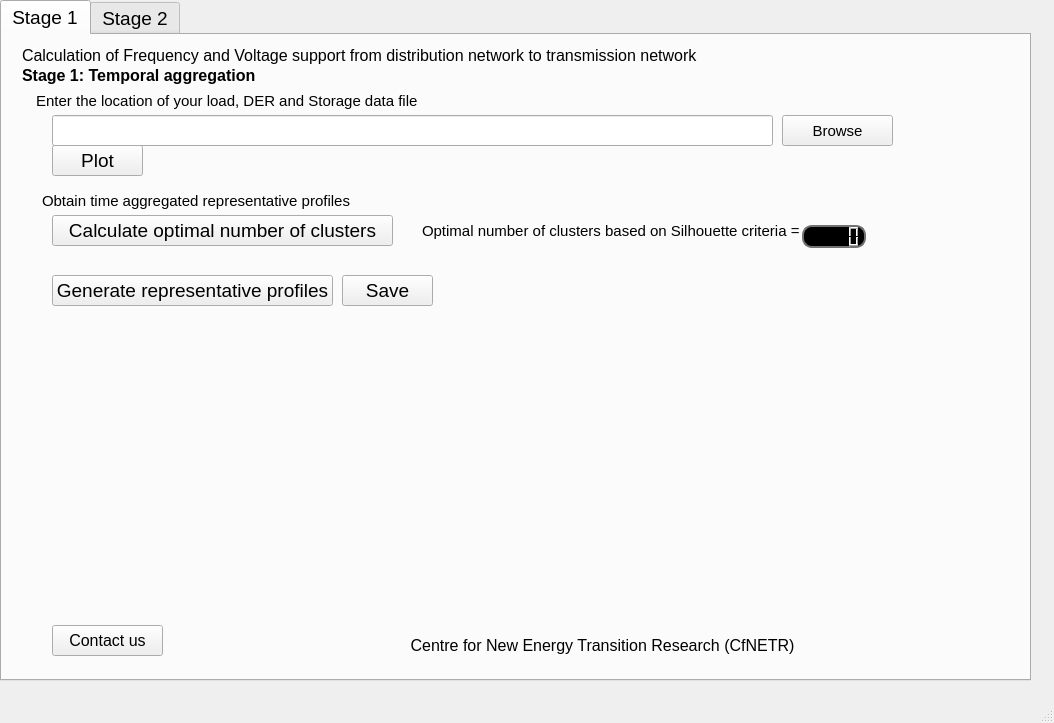
<?xml version="1.0" encoding="UTF-8"?>
<ui version="4.0">
 <class>MainWindow</class>
 <widget class="QMainWindow" name="MainWindow">
  <property name="geometry">
   <rect>
    <x>0</x>
    <y>0</y>
    <width>1054</width>
    <height>723</height>
   </rect>
  </property>
  <property name="windowTitle">
   <string>Calculator</string>
  </property>
  <widget class="QWidget" name="centralwidget">
   <widget class="QTabWidget" name="tabWidget">
    <property name="geometry">
     <rect>
      <x>0</x>
      <y>0</y>
      <width>1031</width>
      <height>681</height>
     </rect>
    </property>
    <property name="font">
     <font>
      <pointsize>14</pointsize>
     </font>
    </property>
    <property name="currentIndex">
     <number>0</number>
    </property>
    <widget class="QWidget" name="tab">
     <attribute name="title">
      <string>Stage 1</string>
     </attribute>
     <widget class="QLabel" name="label">
      <property name="geometry">
       <rect>
        <x>20</x>
        <y>0</y>
        <width>721</width>
        <height>41</height>
       </rect>
      </property>
      <property name="font">
       <font>
        <family>Tahoma</family>
        <pointsize>12</pointsize>
       </font>
      </property>
      <property name="text">
       <string>Calculation of Frequency and Voltage support from distribution network to transmission network</string>
      </property>
     </widget>
     <widget class="QLabel" name="label_2">
      <property name="geometry">
       <rect>
        <x>20</x>
        <y>20</y>
        <width>721</width>
        <height>41</height>
       </rect>
      </property>
      <property name="font">
       <font>
        <pointsize>12</pointsize>
        <weight>75</weight>
        <bold>true</bold>
       </font>
      </property>
      <property name="text">
       <string>Stage 1: Temporal aggregation</string>
      </property>
     </widget>
     <widget class="QLabel" name="label_3">
      <property name="geometry">
       <rect>
        <x>30</x>
        <y>30</y>
        <width>771</width>
        <height>71</height>
       </rect>
      </property>
      <property name="font">
       <font>
        <pointsize>11</pointsize>
       </font>
      </property>
      <property name="text">
       <string> Enter the location of your load, DER and Storage data file</string>
      </property>
     </widget>
     <widget class="QPushButton" name="plot_button_stage_1">
      <property name="geometry">
       <rect>
        <x>50</x>
        <y>110</y>
        <width>91</width>
        <height>31</height>
       </rect>
      </property>
      <property name="font">
       <font>
        <pointsize>14</pointsize>
       </font>
      </property>
      <property name="text">
       <string>Plot</string>
      </property>
     </widget>
     <widget class="QLabel" name="label_4">
      <property name="geometry">
       <rect>
        <x>40</x>
        <y>150</y>
        <width>771</width>
        <height>31</height>
       </rect>
      </property>
      <property name="font">
       <font>
        <pointsize>11</pointsize>
       </font>
      </property>
      <property name="text">
       <string>Obtain time aggregated representative profiles</string>
      </property>
     </widget>
     <widget class="QPushButton" name="gen_rep_profile_button_si">
      <property name="geometry">
       <rect>
        <x>50</x>
        <y>180</y>
        <width>341</width>
        <height>31</height>
       </rect>
      </property>
      <property name="text">
       <string>Calculate optimal number of clusters</string>
      </property>
     </widget>
     <widget class="QPushButton" name="save_rep_profile_button">
      <property name="geometry">
       <rect>
        <x>340</x>
        <y>240</y>
        <width>91</width>
        <height>31</height>
       </rect>
      </property>
      <property name="text">
       <string>Save</string>
      </property>
     </widget>
     <widget class="QLCDNumber" name="dist_num_cluster">
      <property name="geometry">
       <rect>
        <x>800</x>
        <y>190</y>
        <width>64</width>
        <height>23</height>
       </rect>
      </property>
      <property name="font">
       <font>
        <pointsize>14</pointsize>
        <weight>75</weight>
        <bold>true</bold>
        <strikeout>false</strikeout>
        <kerning>true</kerning>
       </font>
      </property>
      <property name="styleSheet">
       <string notr="true">QLCDNumber{
  background-color: rgb(0, 0, 0);
  border: 2px solid rgb(113, 113, 113);
  border-width: 2px;
  border-radius: 10px;
  color: rgb(255, 255, 255);
}</string>
      </property>
      <property name="smallDecimalPoint">
       <bool>false</bool>
      </property>
     </widget>
     <widget class="QLabel" name="label_5">
      <property name="geometry">
       <rect>
        <x>420</x>
        <y>160</y>
        <width>401</width>
        <height>71</height>
       </rect>
      </property>
      <property name="font">
       <font>
        <pointsize>11</pointsize>
       </font>
      </property>
      <property name="text">
       <string>Optimal number of clusters based on Silhouette criteria =</string>
      </property>
     </widget>
     <widget class="QLineEdit" name="file_address_stage_1">
      <property name="geometry">
       <rect>
        <x>50</x>
        <y>80</y>
        <width>721</width>
        <height>31</height>
       </rect>
      </property>
     </widget>
     <widget class="QPushButton" name="browse_button_stage_1">
      <property name="geometry">
       <rect>
        <x>780</x>
        <y>80</y>
        <width>111</width>
        <height>31</height>
       </rect>
      </property>
      <property name="font">
       <font>
        <pointsize>11</pointsize>
       </font>
      </property>
      <property name="text">
       <string>Browse</string>
      </property>
     </widget>
     <widget class="QPushButton" name="contact_info_button">
      <property name="geometry">
       <rect>
        <x>50</x>
        <y>590</y>
        <width>111</width>
        <height>31</height>
       </rect>
      </property>
      <property name="font">
       <font>
        <pointsize>12</pointsize>
       </font>
      </property>
      <property name="text">
       <string>Contact us</string>
      </property>
     </widget>
     <widget class="QPushButton" name="generate_rep_profile_manual_input">
      <property name="geometry">
       <rect>
        <x>50</x>
        <y>240</y>
        <width>281</width>
        <height>31</height>
       </rect>
      </property>
      <property name="text">
       <string>Generate representative profiles</string>
      </property>
     </widget>
     <widget class="QLabel" name="label_11">
      <property name="geometry">
       <rect>
        <x>400</x>
        <y>590</y>
        <width>401</width>
        <height>41</height>
       </rect>
      </property>
      <property name="text">
       <string>&lt;html&gt;&lt;head/&gt;&lt;body&gt;&lt;p align=&quot;center&quot;&gt;&lt;span style=&quot; font-size:12pt;&quot;&gt;Centre for New Energy Transition Research (CfNETR)&lt;/span&gt;&lt;/p&gt;&lt;/body&gt;&lt;/html&gt;</string>
      </property>
     </widget>
     <widget class="QLabel" name="label_6">
      <property name="geometry">
       <rect>
        <x>810</x>
        <y>580</y>
        <width>181</width>
        <height>61</height>
       </rect>
      </property>
      <property name="text">
       <string/>
      </property>
      <property name="pixmap">
       <pixmap>Federation-University-logo.png</pixmap>
      </property>
     </widget>
    </widget>
    <widget class="QWidget" name="tab_2">
     <attribute name="title">
      <string>Stage 2</string>
     </attribute>
     <widget class="QLabel" name="label_7">
      <property name="geometry">
       <rect>
        <x>20</x>
        <y>0</y>
        <width>721</width>
        <height>41</height>
       </rect>
      </property>
      <property name="font">
       <font>
        <family>Tahoma</family>
        <pointsize>12</pointsize>
       </font>
      </property>
      <property name="text">
       <string>Calculation of Frequency and Voltage support from distribution network to transmission network</string>
      </property>
     </widget>
     <widget class="QLabel" name="label_8">
      <property name="geometry">
       <rect>
        <x>20</x>
        <y>20</y>
        <width>721</width>
        <height>41</height>
       </rect>
      </property>
      <property name="font">
       <font>
        <pointsize>12</pointsize>
        <weight>75</weight>
        <bold>true</bold>
       </font>
      </property>
      <property name="text">
       <string>Stage 2: Spatial aggregation</string>
      </property>
     </widget>
     <widget class="QLabel" name="label_9">
      <property name="geometry">
       <rect>
        <x>30</x>
        <y>100</y>
        <width>771</width>
        <height>20</height>
       </rect>
      </property>
      <property name="font">
       <font>
        <pointsize>11</pointsize>
       </font>
      </property>
      <property name="text">
       <string>Enter the case study name from PowerFactory</string>
      </property>
     </widget>
     <widget class="QLabel" name="label_10">
      <property name="geometry">
       <rect>
        <x>40</x>
        <y>140</y>
        <width>141</width>
        <height>41</height>
       </rect>
      </property>
      <property name="font">
       <font>
        <pointsize>11</pointsize>
        <weight>75</weight>
        <bold>true</bold>
        <underline>false</underline>
       </font>
      </property>
      <property name="text">
       <string>Settings:</string>
      </property>
     </widget>
     <widget class="QPushButton" name="security_check_button">
      <property name="geometry">
       <rect>
        <x>680</x>
        <y>120</y>
        <width>111</width>
        <height>31</height>
       </rect>
      </property>
      <property name="font">
       <font>
        <pointsize>11</pointsize>
       </font>
      </property>
      <property name="text">
       <string>Security check</string>
      </property>
     </widget>
     <widget class="QLineEdit" name="stage_2_case_name">
      <property name="geometry">
       <rect>
        <x>50</x>
        <y>120</y>
        <width>611</width>
        <height>31</height>
       </rect>
      </property>
     </widget>
     <widget class="QLabel" name="label_12">
      <property name="geometry">
       <rect>
        <x>40</x>
        <y>170</y>
        <width>501</width>
        <height>21</height>
       </rect>
      </property>
      <property name="font">
       <font>
        <pointsize>11</pointsize>
       </font>
      </property>
      <property name="text">
       <string>· The percentage of total customers willing to participate demand response</string>
      </property>
     </widget>
     <widget class="QLabel" name="label_13">
      <property name="geometry">
       <rect>
        <x>40</x>
        <y>210</y>
        <width>501</width>
        <height>31</height>
       </rect>
      </property>
      <property name="font">
       <font>
        <pointsize>11</pointsize>
       </font>
      </property>
      <property name="text">
       <string>· The percentage of average participation of loads from each customer </string>
      </property>
     </widget>
     <widget class="QLabel" name="label_14">
      <property name="geometry">
       <rect>
        <x>40</x>
        <y>240</y>
        <width>461</width>
        <height>21</height>
       </rect>
      </property>
      <property name="font">
       <font>
        <pointsize>11</pointsize>
       </font>
      </property>
      <property name="text">
       <string>· The percentage of up and down reserve from the total DR reserve -</string>
      </property>
     </widget>
     <widget class="QLineEdit" name="dr_up_reserve">
      <property name="geometry">
       <rect>
        <x>570</x>
        <y>240</y>
        <width>51</width>
        <height>31</height>
       </rect>
      </property>
      <property name="text">
       <string/>
      </property>
     </widget>
     <widget class="QLabel" name="label_15">
      <property name="geometry">
       <rect>
        <x>630</x>
        <y>240</y>
        <width>161</width>
        <height>21</height>
       </rect>
      </property>
      <property name="font">
       <font>
        <pointsize>11</pointsize>
       </font>
      </property>
      <property name="text">
       <string>% for up reserve, and</string>
      </property>
     </widget>
     <widget class="QLabel" name="label_17">
      <property name="geometry">
       <rect>
        <x>840</x>
        <y>240</y>
        <width>141</width>
        <height>21</height>
       </rect>
      </property>
      <property name="font">
       <font>
        <pointsize>11</pointsize>
       </font>
      </property>
      <property name="text">
       <string>% for down reserve</string>
      </property>
     </widget>
     <widget class="QLineEdit" name="dr_down_reserve">
      <property name="geometry">
       <rect>
        <x>780</x>
        <y>240</y>
        <width>51</width>
        <height>31</height>
       </rect>
      </property>
     </widget>
     <widget class="QLineEdit" name="pv_down_reserve">
      <property name="geometry">
       <rect>
        <x>780</x>
        <y>310</y>
        <width>51</width>
        <height>31</height>
       </rect>
      </property>
     </widget>
     <widget class="QLabel" name="label_19">
      <property name="geometry">
       <rect>
        <x>40</x>
        <y>300</y>
        <width>461</width>
        <height>41</height>
       </rect>
      </property>
      <property name="font">
       <font>
        <pointsize>11</pointsize>
       </font>
      </property>
      <property name="text">
       <string>· The percentage of up and down reserve from the total PV reserve -</string>
      </property>
     </widget>
     <widget class="QLabel" name="label_21">
      <property name="geometry">
       <rect>
        <x>840</x>
        <y>310</y>
        <width>141</width>
        <height>21</height>
       </rect>
      </property>
      <property name="font">
       <font>
        <pointsize>11</pointsize>
       </font>
      </property>
      <property name="text">
       <string>% for down reserve</string>
      </property>
     </widget>
     <widget class="QLineEdit" name="pv_up_reserve">
      <property name="geometry">
       <rect>
        <x>570</x>
        <y>310</y>
        <width>51</width>
        <height>31</height>
       </rect>
      </property>
     </widget>
     <widget class="QLineEdit" name="wind_down_reserve">
      <property name="geometry">
       <rect>
        <x>780</x>
        <y>380</y>
        <width>51</width>
        <height>31</height>
       </rect>
      </property>
     </widget>
     <widget class="QLabel" name="label_23">
      <property name="geometry">
       <rect>
        <x>40</x>
        <y>380</y>
        <width>541</width>
        <height>20</height>
       </rect>
      </property>
      <property name="font">
       <font>
        <pointsize>11</pointsize>
       </font>
      </property>
      <property name="text">
       <string>· The percentage of up and down reserve from the total WIND reserve -</string>
      </property>
     </widget>
     <widget class="QLabel" name="label_24">
      <property name="geometry">
       <rect>
        <x>630</x>
        <y>380</y>
        <width>151</width>
        <height>21</height>
       </rect>
      </property>
      <property name="font">
       <font>
        <pointsize>11</pointsize>
       </font>
      </property>
      <property name="text">
       <string>% for up reserve, and</string>
      </property>
     </widget>
     <widget class="QLabel" name="label_25">
      <property name="geometry">
       <rect>
        <x>840</x>
        <y>380</y>
        <width>141</width>
        <height>21</height>
       </rect>
      </property>
      <property name="font">
       <font>
        <pointsize>11</pointsize>
       </font>
      </property>
      <property name="text">
       <string>% for down reserve</string>
      </property>
     </widget>
     <widget class="QLineEdit" name="wind_up_reserve">
      <property name="geometry">
       <rect>
        <x>570</x>
        <y>380</y>
        <width>51</width>
        <height>31</height>
       </rect>
      </property>
     </widget>
     <widget class="QLabel" name="label_27">
      <property name="geometry">
       <rect>
        <x>40</x>
        <y>450</y>
        <width>541</width>
        <height>20</height>
       </rect>
      </property>
      <property name="font">
       <font>
        <pointsize>11</pointsize>
       </font>
      </property>
      <property name="text">
       <string>· The percentage of up and down reserve from the total EV reserve -</string>
      </property>
     </widget>
     <widget class="QPushButton" name="calculate_button_stage_2">
      <property name="geometry">
       <rect>
        <x>800</x>
        <y>600</y>
        <width>181</width>
        <height>31</height>
       </rect>
      </property>
      <property name="font">
       <font>
        <pointsize>12</pointsize>
        <weight>75</weight>
        <bold>true</bold>
       </font>
      </property>
      <property name="text">
       <string>Calculate</string>
      </property>
     </widget>
     <widget class="QLineEdit" name="percentage_of_customer_dr">
      <property name="geometry">
       <rect>
        <x>570</x>
        <y>170</y>
        <width>51</width>
        <height>31</height>
       </rect>
      </property>
     </widget>
     <widget class="QLabel" name="label_35">
      <property name="geometry">
       <rect>
        <x>630</x>
        <y>170</y>
        <width>71</width>
        <height>31</height>
       </rect>
      </property>
      <property name="font">
       <font>
        <pointsize>11</pointsize>
       </font>
      </property>
      <property name="text">
       <string>%</string>
      </property>
     </widget>
     <widget class="QLineEdit" name="percentage_of_willingness">
      <property name="geometry">
       <rect>
        <x>570</x>
        <y>210</y>
        <width>51</width>
        <height>31</height>
       </rect>
      </property>
     </widget>
     <widget class="QLabel" name="label_36">
      <property name="geometry">
       <rect>
        <x>630</x>
        <y>200</y>
        <width>71</width>
        <height>31</height>
       </rect>
      </property>
      <property name="font">
       <font>
        <pointsize>11</pointsize>
       </font>
      </property>
      <property name="text">
       <string>%</string>
      </property>
     </widget>
     <widget class="QLabel" name="label_16">
      <property name="geometry">
       <rect>
        <x>630</x>
        <y>310</y>
        <width>161</width>
        <height>21</height>
       </rect>
      </property>
      <property name="font">
       <font>
        <pointsize>11</pointsize>
       </font>
      </property>
      <property name="text">
       <string>% for up reserve, and</string>
      </property>
     </widget>
     <widget class="QLabel" name="label_26">
      <property name="geometry">
       <rect>
        <x>630</x>
        <y>450</y>
        <width>151</width>
        <height>21</height>
       </rect>
      </property>
      <property name="font">
       <font>
        <pointsize>11</pointsize>
       </font>
      </property>
      <property name="text">
       <string>% for up reserve, and</string>
      </property>
     </widget>
     <widget class="QLineEdit" name="ev_up_reserve">
      <property name="geometry">
       <rect>
        <x>570</x>
        <y>450</y>
        <width>51</width>
        <height>31</height>
       </rect>
      </property>
     </widget>
     <widget class="QLineEdit" name="ev_down_reserve">
      <property name="geometry">
       <rect>
        <x>780</x>
        <y>450</y>
        <width>51</width>
        <height>31</height>
       </rect>
      </property>
     </widget>
     <widget class="QLabel" name="label_28">
      <property name="geometry">
       <rect>
        <x>840</x>
        <y>450</y>
        <width>141</width>
        <height>21</height>
       </rect>
      </property>
      <property name="font">
       <font>
        <pointsize>11</pointsize>
       </font>
      </property>
      <property name="text">
       <string>% for down reserve</string>
      </property>
     </widget>
     <widget class="QLabel" name="label_18">
      <property name="geometry">
       <rect>
        <x>30</x>
        <y>50</y>
        <width>771</width>
        <height>20</height>
       </rect>
      </property>
      <property name="font">
       <font>
        <pointsize>11</pointsize>
       </font>
      </property>
      <property name="text">
       <string>Link to your PowerFactory's Python API</string>
      </property>
     </widget>
     <widget class="QLineEdit" name="link_to_python_folder">
      <property name="geometry">
       <rect>
        <x>50</x>
        <y>70</y>
        <width>611</width>
        <height>31</height>
       </rect>
      </property>
     </widget>
     <widget class="QPushButton" name="browse_stage_2_button">
      <property name="geometry">
       <rect>
        <x>680</x>
        <y>70</y>
        <width>111</width>
        <height>31</height>
       </rect>
      </property>
      <property name="font">
       <font>
        <pointsize>11</pointsize>
       </font>
      </property>
      <property name="text">
       <string>Browse</string>
      </property>
     </widget>
     <widget class="QLabel" name="label_20">
      <property name="geometry">
       <rect>
        <x>40</x>
        <y>280</y>
        <width>501</width>
        <height>31</height>
       </rect>
      </property>
      <property name="font">
       <font>
        <pointsize>11</pointsize>
       </font>
      </property>
      <property name="text">
       <string>· The percentage of average participation from PV owners  </string>
      </property>
     </widget>
     <widget class="QLabel" name="label_37">
      <property name="geometry">
       <rect>
        <x>630</x>
        <y>280</y>
        <width>71</width>
        <height>31</height>
       </rect>
      </property>
      <property name="font">
       <font>
        <pointsize>11</pointsize>
       </font>
      </property>
      <property name="text">
       <string>%</string>
      </property>
     </widget>
     <widget class="QLineEdit" name="percentage_of_willingness_pv">
      <property name="geometry">
       <rect>
        <x>570</x>
        <y>280</y>
        <width>51</width>
        <height>31</height>
       </rect>
      </property>
     </widget>
     <widget class="QLabel" name="label_22">
      <property name="geometry">
       <rect>
        <x>40</x>
        <y>350</y>
        <width>501</width>
        <height>31</height>
       </rect>
      </property>
      <property name="font">
       <font>
        <pointsize>11</pointsize>
       </font>
      </property>
      <property name="text">
       <string>· The percentage of average participation from WIND owners  </string>
      </property>
     </widget>
     <widget class="QLabel" name="label_38">
      <property name="geometry">
       <rect>
        <x>630</x>
        <y>350</y>
        <width>71</width>
        <height>31</height>
       </rect>
      </property>
      <property name="font">
       <font>
        <pointsize>11</pointsize>
       </font>
      </property>
      <property name="text">
       <string>%</string>
      </property>
     </widget>
     <widget class="QLineEdit" name="percentage_of_willingness_wind">
      <property name="geometry">
       <rect>
        <x>570</x>
        <y>350</y>
        <width>51</width>
        <height>31</height>
       </rect>
      </property>
     </widget>
     <widget class="QLabel" name="label_29">
      <property name="geometry">
       <rect>
        <x>40</x>
        <y>420</y>
        <width>501</width>
        <height>31</height>
       </rect>
      </property>
      <property name="font">
       <font>
        <pointsize>11</pointsize>
       </font>
      </property>
      <property name="text">
       <string>· The percentage of average participation from EV charging station owners </string>
      </property>
     </widget>
     <widget class="QLineEdit" name="percentage_of_willingness_ev">
      <property name="geometry">
       <rect>
        <x>570</x>
        <y>420</y>
        <width>51</width>
        <height>31</height>
       </rect>
      </property>
     </widget>
     <widget class="QLabel" name="label_39">
      <property name="geometry">
       <rect>
        <x>630</x>
        <y>420</y>
        <width>71</width>
        <height>31</height>
       </rect>
      </property>
      <property name="font">
       <font>
        <pointsize>11</pointsize>
       </font>
      </property>
      <property name="text">
       <string>%</string>
      </property>
     </widget>
     <widget class="QLabel" name="label_30">
      <property name="geometry">
       <rect>
        <x>40</x>
        <y>490</y>
        <width>501</width>
        <height>31</height>
       </rect>
      </property>
      <property name="font">
       <font>
        <pointsize>11</pointsize>
       </font>
      </property>
      <property name="text">
       <string>· Total ESS capacity</string>
      </property>
     </widget>
     <widget class="QLineEdit" name="total_ess_capacity">
      <property name="geometry">
       <rect>
        <x>570</x>
        <y>490</y>
        <width>51</width>
        <height>31</height>
       </rect>
      </property>
     </widget>
     <widget class="QLabel" name="label_40">
      <property name="geometry">
       <rect>
        <x>630</x>
        <y>490</y>
        <width>71</width>
        <height>31</height>
       </rect>
      </property>
      <property name="font">
       <font>
        <pointsize>11</pointsize>
       </font>
      </property>
      <property name="text">
       <string>MW</string>
      </property>
     </widget>
     <widget class="QLabel" name="label_31">
      <property name="geometry">
       <rect>
        <x>40</x>
        <y>520</y>
        <width>351</width>
        <height>31</height>
       </rect>
      </property>
      <property name="font">
       <font>
        <pointsize>11</pointsize>
       </font>
      </property>
      <property name="text">
       <string>· Percentage of ESS capacity for ancillary service</string>
      </property>
     </widget>
     <widget class="QLineEdit" name="percentage_of_willingness_ess">
      <property name="geometry">
       <rect>
        <x>570</x>
        <y>520</y>
        <width>51</width>
        <height>31</height>
       </rect>
      </property>
     </widget>
     <widget class="QLabel" name="label_41">
      <property name="geometry">
       <rect>
        <x>630</x>
        <y>520</y>
        <width>71</width>
        <height>31</height>
       </rect>
      </property>
      <property name="font">
       <font>
        <pointsize>11</pointsize>
       </font>
      </property>
      <property name="text">
       <string>%</string>
      </property>
     </widget>
     <widget class="QLabel" name="label_32">
      <property name="geometry">
       <rect>
        <x>40</x>
        <y>560</y>
        <width>541</width>
        <height>20</height>
       </rect>
      </property>
      <property name="font">
       <font>
        <pointsize>11</pointsize>
       </font>
      </property>
      <property name="text">
       <string>· The percentage of up and down reserve from the total ESS reserve -</string>
      </property>
     </widget>
     <widget class="QLabel" name="label_33">
      <property name="geometry">
       <rect>
        <x>840</x>
        <y>550</y>
        <width>141</width>
        <height>21</height>
       </rect>
      </property>
      <property name="font">
       <font>
        <pointsize>11</pointsize>
       </font>
      </property>
      <property name="text">
       <string>% for down reserve</string>
      </property>
     </widget>
     <widget class="QLineEdit" name="ess_down_reserve">
      <property name="geometry">
       <rect>
        <x>780</x>
        <y>550</y>
        <width>51</width>
        <height>31</height>
       </rect>
      </property>
     </widget>
     <widget class="QLineEdit" name="ess_up_reserve">
      <property name="geometry">
       <rect>
        <x>570</x>
        <y>550</y>
        <width>51</width>
        <height>31</height>
       </rect>
      </property>
     </widget>
     <widget class="QLabel" name="label_34">
      <property name="geometry">
       <rect>
        <x>630</x>
        <y>550</y>
        <width>151</width>
        <height>21</height>
       </rect>
      </property>
      <property name="font">
       <font>
        <pointsize>11</pointsize>
       </font>
      </property>
      <property name="text">
       <string>% for up reserve, and</string>
      </property>
     </widget>
    </widget>
   </widget>
  </widget>
  <widget class="QMenuBar" name="menubar">
   <property name="geometry">
    <rect>
     <x>0</x>
     <y>0</y>
     <width>1054</width>
     <height>21</height>
    </rect>
   </property>
  </widget>
  <widget class="QStatusBar" name="statusbar"/>
 </widget>
 <resources>
  <include location="logo_fed.qrc"/>
 </resources>
 <connections/>
</ui>
